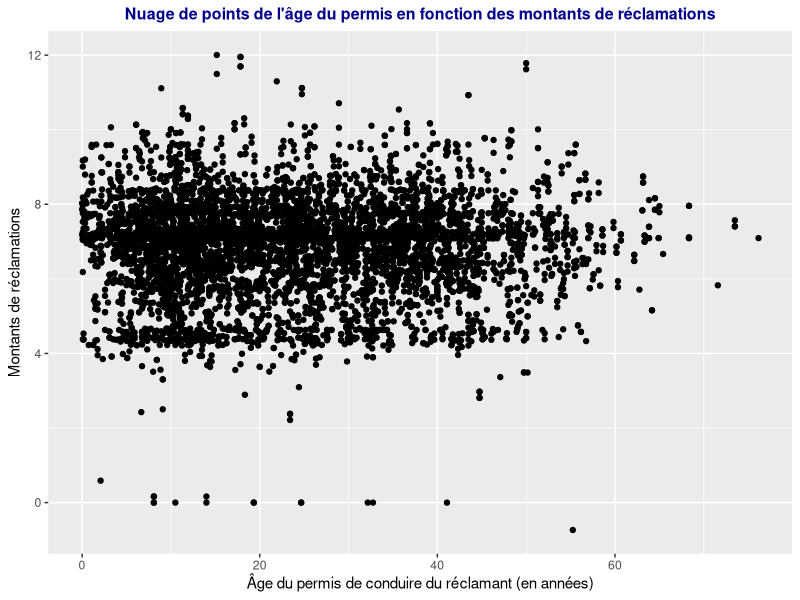
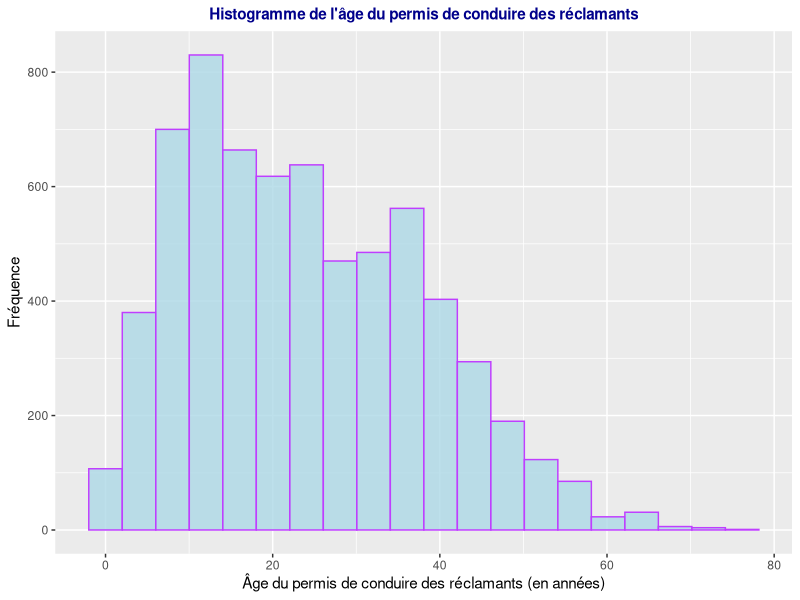
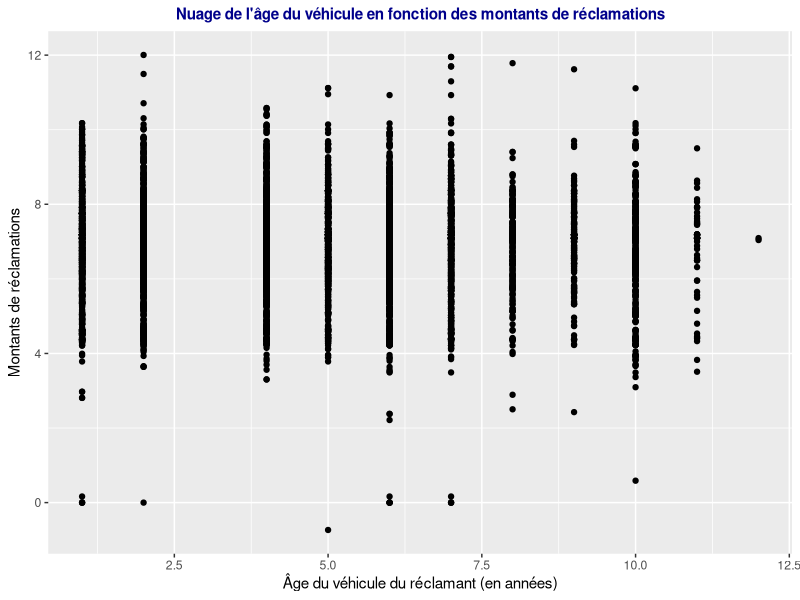
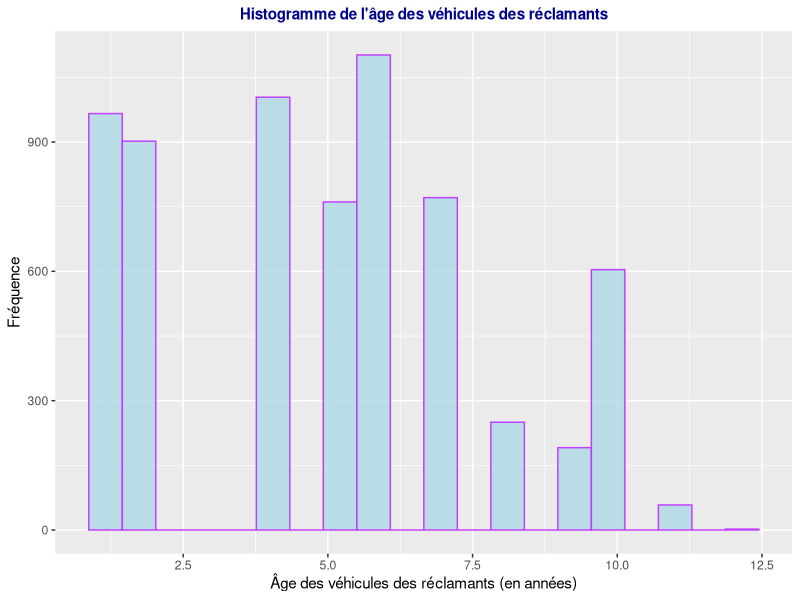
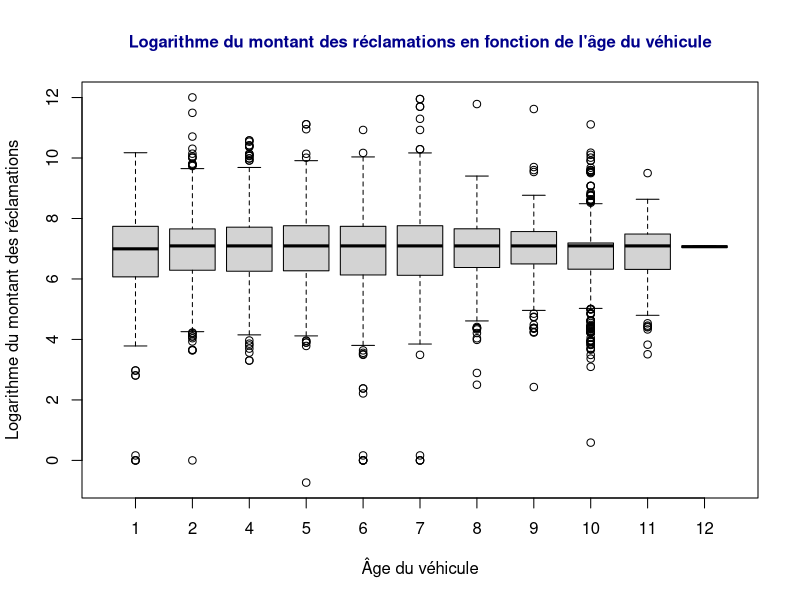
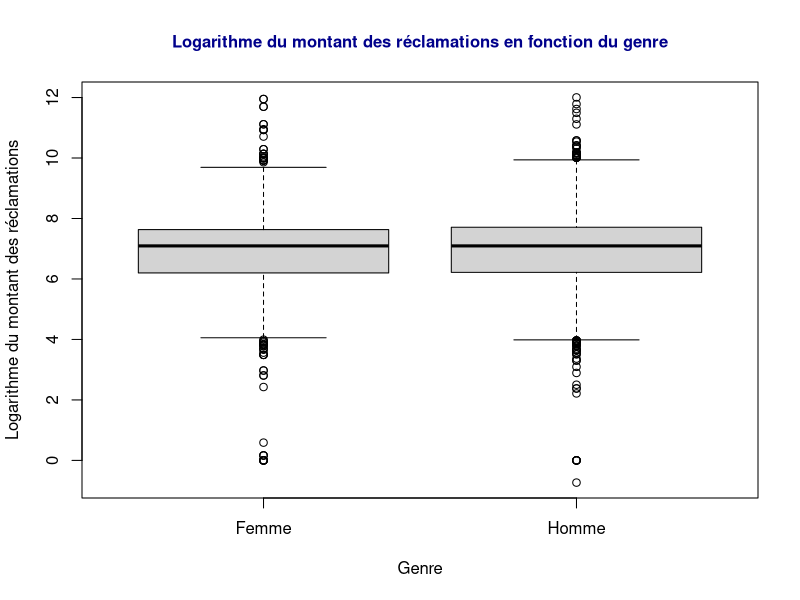
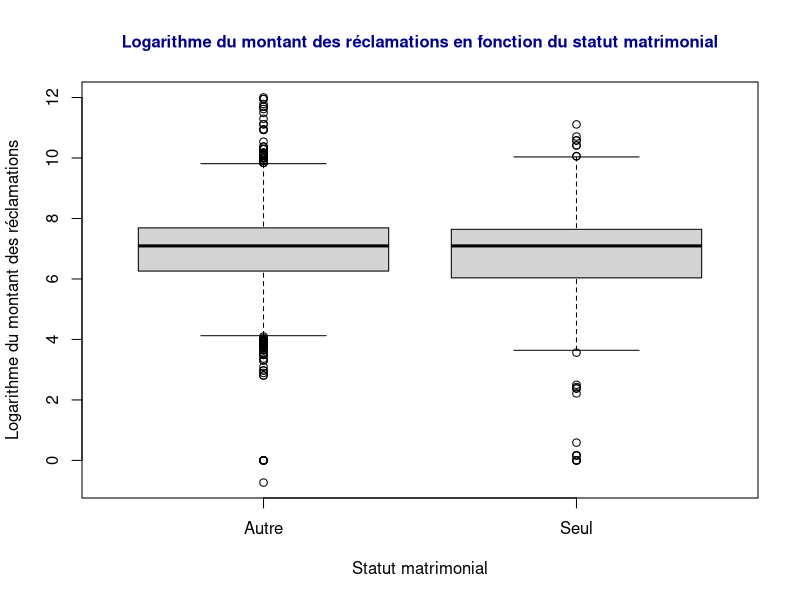
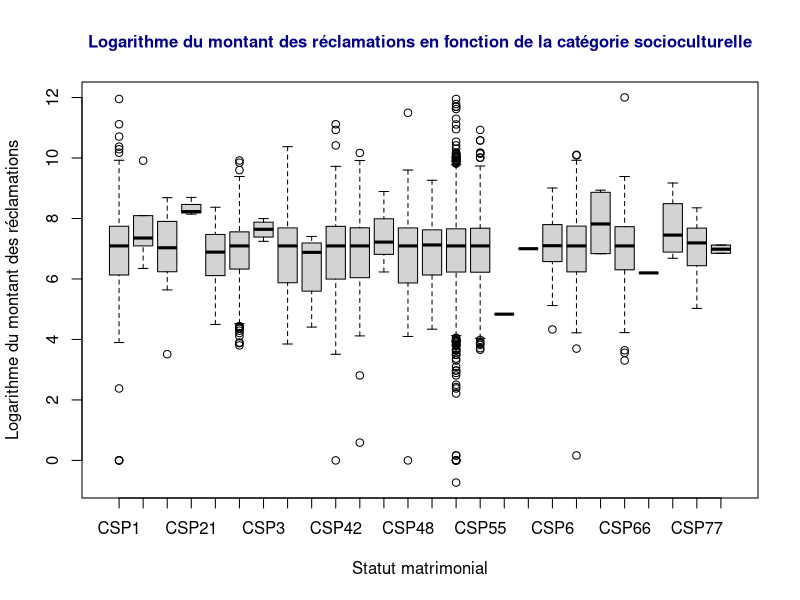

Recreate these plots in R, in order.
## ---- chunk 1
knitr::opts_chunk$set(echo = TRUE)
## ---- chunk 2
Original <- read.csv('MontantReclFr.csv')
x <- read.csv('MontantReclFr.csv')
attach(x)

mont_recl[mont_recl == -7682.59] <- 7682.59
x[age_veh > 20, ]$age_veh <- NA
x[bonus_malus < 50 | bonus_malus >= 350, ]$bonus_malus <- NA
genre_2 <- sub("femme", "Femme", genre)
genre <- factor(genre_2)
age_conduct <- na.omit(x$age_conduct)
log_mont_recl <- log(mont_recl)
## ---- chunk 3
m <- c(mean(age_permi), sd(age_permi), max(age_permi), min(age_permi), median(age_permi))
an <- c(mean(age_permi)/12, sd(age_permi)/12, max(age_permi)/12, min(age_permi)/12, median(age_permi)/12)
data.frame(Statistiques = c("Moyenne", "Écart-type", "Maximum", "Minimum", "Médiane"), Année = an, Mois = m)
## ---- chunk 4
a <- c(length(which(age_permi > 0 & age_permi <= 60)), length(which(age_permi > 60 & age_permi <= 120)), length(which(age_permi > 120 & age_permi <= 180)), length(which(age_permi > 180 & age_permi <= 240)), length(which(age_permi > 240 & age_permi <= 300)), length(which(age_permi > 300 & age_permi <= 360)), length(which(age_permi > 360 & age_permi <= 420)), length(which(age_permi > 420 & age_permi <= 480)), length(which(age_permi > 480 & age_permi <= 540)), length(which(age_permi > 540 & age_permi <= 600)), length(which(age_permi > 600 & age_permi <= 660)), length(which(age_permi > 660 & age_permi <= 720)), length(which(age_permi > 720 & age_permi <= 780)), length(which(age_permi > 780 & age_permi <= 840)), length(which(age_permi > 840 & age_permi <= 900)), length(which(age_permi > 900 & age_permi <= 960)))

b <- c("0 à 5", "5 à 10", "10 à 15", "15 à 20", "20 à 25", "25 à 30", "30 à 35", "35 à 40", "40 à 45", "45 à 50", "50 à 55", "55 à 60", "60 à 65", "65 à 70", "70 à 75", "75 à 80")

data.frame(Âge = b, Nombre = a)

## ---- chunk 5
library(ggplot2)
p <- ggplot(x, aes(x = age_permi/12, y = log_mont_recl)) + geom_point()
p + labs(title = "Nuage de points de l'âge du permis en fonction des montants de réclamations", x = "Âge du permis de conduire du réclamant (en années)", y = "Montants de réclamations") + theme(plot.title = element_text(color = "dark blue", size = 11.5, hjust = 0.5, face = "bold"))
## ---- chunk 6
ggplot(x, aes(x = age_permi/12)) + 
geom_histogram(col = "darkorchid1", #couleur du contour
                 fill = "lightblue", # Couleur de l'intérieur
                 alpha = 0.8, # Transparence de l'intérieur
                 bins = 20) + # quantité de bandes
  
  ## Pour avoir un thème plutôt joli
  theme(plot.title = element_text(size = 11, hjust = 0.5, color = "dark blue", face = "bold")) + 
  
  ## titres des axes
  labs(x = "Âge du permis de conduire des réclamants (en années)",
       y = "Fréquence",
       title = "Histogramme de l'âge du permis de conduire des réclamants")
## ---- chunk 7
an <- c(mean(age_veh), sd(age_veh), max(age_veh), min(age_veh), median(age_veh))
data.frame(Statistiques = c("Moyenne", "Écart-type", "Maximum", "Minimum", "Médiane"), Année = an)
## ---- chunk 8
d <- c(length(which(age_veh > 0 & age_veh <= 1)),
       length(which(age_veh > 1 & age_veh <= 2)),
       length(which(age_veh > 2 & age_veh <= 3)),
       length(which(age_veh > 3 & age_veh <= 4)),
       length(which(age_veh > 4 & age_veh <= 5)),
       length(which(age_veh > 5 & age_veh <= 6)),
       length(which(age_veh > 6 & age_veh <= 7)),
       length(which(age_veh > 7 & age_veh <= 8)),
       length(which(age_veh > 8 & age_veh <= 9)),
       length(which(age_veh > 9 & age_veh <= 10)),
       length(which(age_veh > 10 & age_veh <= 11)),
       length(which(age_veh > 11 & age_veh <= 12)))

e <- c("0 à 1", "1 à 2", "2 à 3", "3 à 4", "4 à 5", "5 à 6", "6 à 7", "7 à 8", "8 à 9", "9 à 10", "10 à 11", "11 à 12")

data.frame(Âge = e, Nombre = d)

## ---- chunk 9
library(ggplot2)
p <- ggplot(x, aes(x = age_veh, y = log_mont_recl)) + geom_point()
p + labs(title = "Nuage de l'âge du véhicule en fonction des montants de réclamations", x = "Âge du véhicule du réclamant (en années)", y = "Montants de réclamations") + theme(plot.title = element_text(color = "dark blue", size = 11, hjust = 0.5, face = "bold"))
## ---- chunk 10
ggplot(x, aes(x = age_veh)) + 
geom_histogram(col = "darkorchid1", #couleur du contour
                 fill = "lightblue", # Couleur de l'intérieur
                 alpha = 0.8, # Transparence de l'intérieur
                 bins = 20) + # quantité de bandes
  
  ## Pour avoir un thème plutôt joli
  theme(plot.title = element_text(size = 11, hjust = 0.5, color = "dark blue", face = "bold")) + 
  
  ## titres des axes
  labs(x = "Âge des véhicules des réclamants (en années)",
       y = "Fréquence",
       title = "Histogramme de l'âge des véhicules des réclamants")
## ---- chunk 11
boxplot(log_mont_recl ~ x$age_veh, main = "Logarithme du montant des réclamations en fonction de l'âge du véhicule", cex.main = 1, col.main="darkblue",
        xlab = "Âge du véhicule", ylab = "Logarithme du montant des réclamations")
## ---- chunk 12
table(genre)
## ---- chunk 13
boxplot(log_mont_recl ~ genre, main = "Logarithme du montant des réclamations en fonction du genre", cex.main = 1, col.main = "darkblue", xlab = "Genre", ylab = "Logarithme du montant des réclamations")
## ---- chunk 14
table(stat_matri)
## ---- chunk 15
boxplot(log_mont_recl ~ stat_matri, main = "Logarithme du montant des réclamations en fonction du statut matrimonial", cex.main = 1, col.main="darkblue", xlab = "Statut matrimonial", ylab = "Logarithme du montant des réclamations")
## ---- chunk 16
table(categ_socio)
## ---- chunk 17
boxplot(log_mont_recl ~ categ_socio, main = "Logarithme du montant des réclamations en fonction de la catégorie socioculturelle", cex.main = 1, col.main = "darkblue", xlab = "Statut matrimonial", ylab = "Logarithme du montant des réclamations")
## ---- chunk 18
table(usage_veh)
## ---- chunk 19
boxplot(log_mont_recl ~ usage_veh, main = "Logarithme du montant des réclamations en fonction de l'usage du véhicule", cex.main = 1, col.main = "darkblue", xlab = "Usage du véhicule", ylab = "Logarithme du montant des réclamations")
## ---- chunk 20
an <- c(mean(age_conduct), sd(age_conduct), max(age_conduct), min(age_conduct), median(age_conduct))
data.frame(Statistiques = c("Moyenne", "Écart-type", "Maximum", "Minimum", "Médiane"), Année = an)
## ---- chunk 21
library(ggplot2)
p <- ggplot(x, aes(x = age_conduct, y = log_mont_recl)) + geom_point()
p + labs(title = "Nuage de l'âge du conducteur en fonction des montants de réclamations", x = "Âge du réclamant (en années)", y = "Montants de réclamations") + theme(plot.title = element_text(color = "dark blue", size = 8.5, hjust = 0.5, face = "bold"))
## ---- chunk 22
ggplot(x, aes(x = age_conduct)) + 
geom_histogram(col = "darkorchid1", #couleur du contour
                 fill = "lightblue", # Couleur de l'intérieur
                 alpha = 0.8, # Transparence de l'intérieur
                 bins = 20) + # quantité de bandes
  
  ## Pour avoir un thème plutôt joli
  theme(plot.title = element_text(size = 11, hjust = 0.5, color = "dark blue", face = "bold")) + 
  
  ## titres des axes
  labs(x = "Âge des des réclamants (en années)",
       y = "Fréquence",
       title = "Histogramme de l'âge des réclamants")
## ---- chunk 23
f <- c(length(which(age_conduct >= 18 & age_conduct <= 25)),
       length(which(age_conduct > 25 & age_conduct <= 35)),
       length(which(age_conduct > 35 & age_conduct <= 45)),
       length(which(age_conduct > 45 & age_conduct <= 55)),
       length(which(age_conduct > 55 & age_conduct <= 65)),
       length(which(age_conduct > 65 & age_conduct <= 75)),
       length(which(age_conduct > 75 & age_conduct <= 85)),
       length(which(age_conduct > 85 & age_conduct <= 95)))

g <- c("18 à 25", "25 à 35", "35 à 45", "45 à 55", "55 à 65", "65 à 75", "75 à 85", "85 à 95")

data.frame(Âge = g, Nombre = f)

